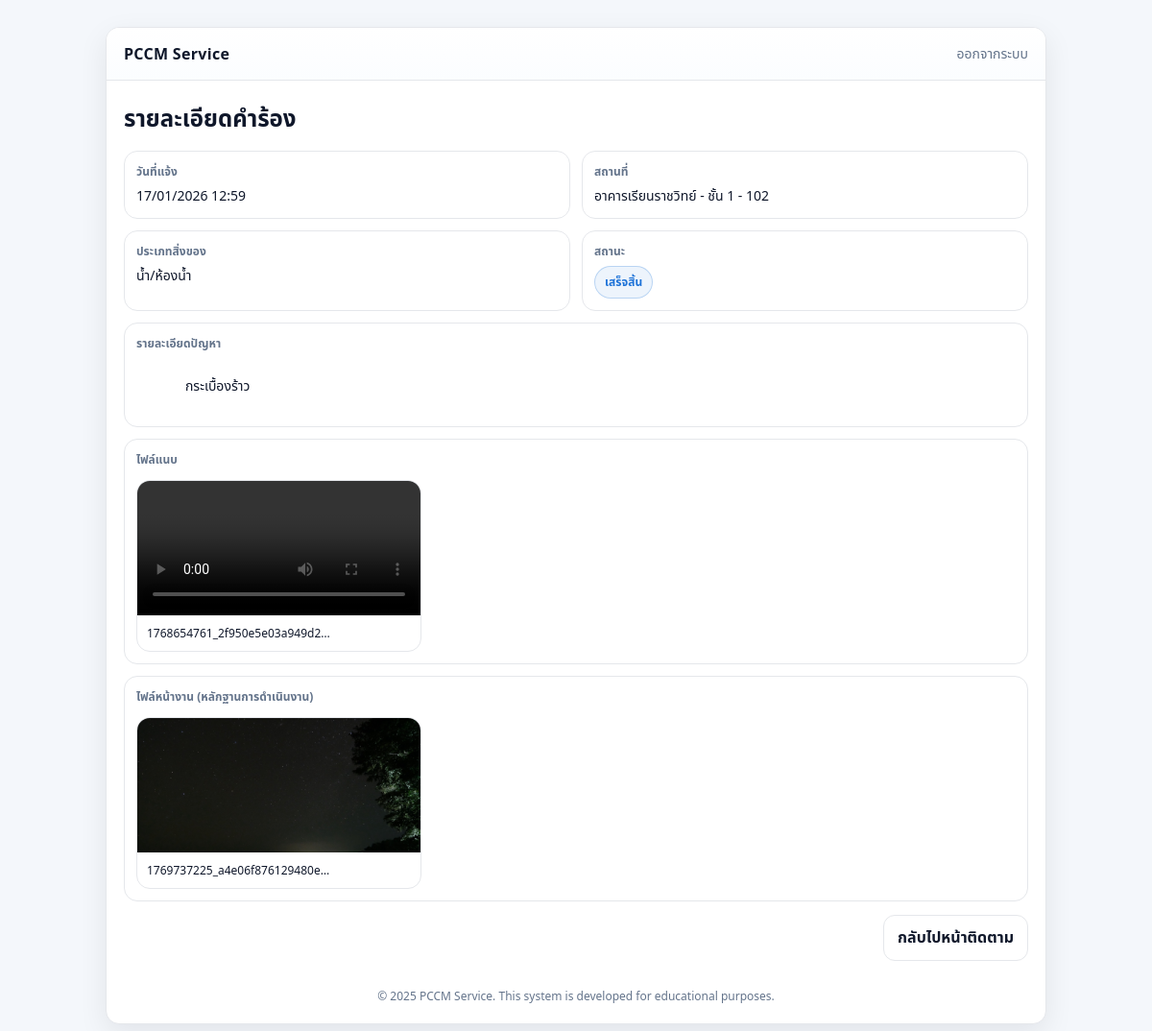
The page /user/complaint/6 (signed in) on the database as committed earlier.
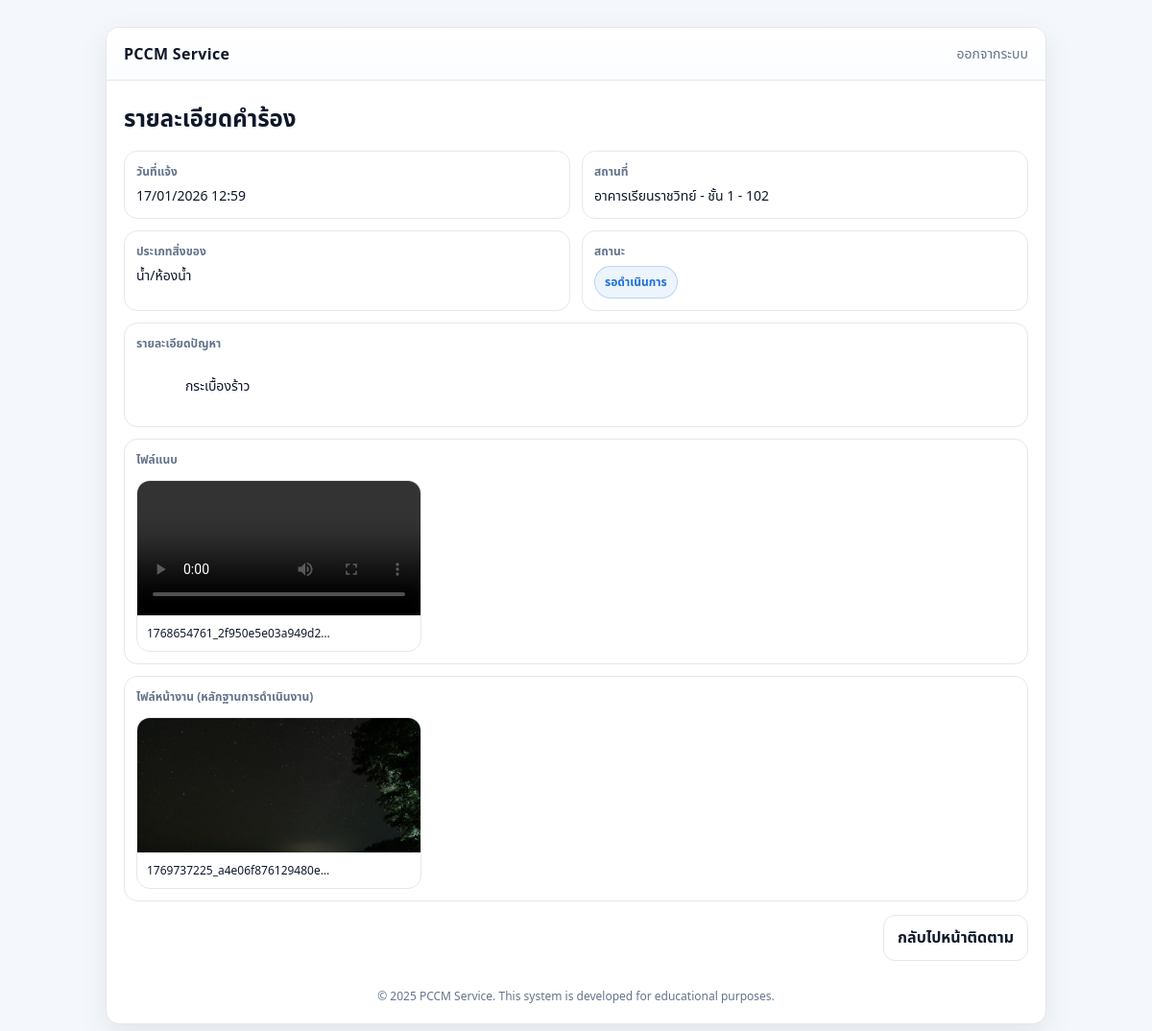
The same page on the database as committed later.
### tables this page shows
CREATE TABLE complaints (
    id INTEGER PRIMARY KEY AUTOINCREMENT,
    username TEXT,
    location TEXT,
    description TEXT,
    status TEXT,
    created_at REAL
, item_type TEXT, floor TEXT, room TEXT, attachments TEXT, building TEXT, work_attachments TEXT);

### code.py (the view)
@app.get("/user/complaint/{complaint_id}", response_class=HTMLResponse)
def user_complaint_detail(
    request: Request, complaint_id: int, authorization: str | None = Header(None)
):
    user = get_current_user(request, authorization)
    if user.get("role") != "student":
        return _redirect("/admin")
    conn = db()
    row = conn.execute(
        "SELECT * FROM complaints WHERE id = ? AND username = ?",
        (complaint_id, user["sub"]),
    ).fetchone()
    if not row:
        raise HTTPException(404, "Not found")
    c = dict(row)
    c["created_at_fmt"] = fmt_th_date(c.get("created_at"))
    try:
        c["attachments_list"] = json.loads(c.get("attachments") or "[]")
    except Exception:
        c["attachments_list"] = []
    try:
        c["work_attachments_list"] = json.loads(c.get("work_attachments") or "[]")
    except Exception:
        c["work_attachments_list"] = []
    resp = templates.TemplateResponse(
        "user_detail.html", {"request": request, "username": user["sub"], "c": c}
    )
    return _no_store(resp)

### templates/user_detail.html (shortened to what this page needs)
<!doctype html>
<html lang="th">
  <head>
    <link rel="stylesheet" href="/static/css/web.css" />
  </head>
  <body>
    <div class="app">
      <div class="card">
        <div class="topbar">
          <div class="brand">PCCM Service</div>
          <a class="link" href="/logout">ออกจากระบบ</a>
        </div>
        <div class="content">
          <h2 class="title">รายละเอียดคำร้อง</h2>
          <div class="detailGrid">
            <div class="detailBox">
              <div class="label">วันที่แจ้ง</div>
              <div class="value">{{ c.created_at_fmt }}</div>
            </div>
            <div class="detailBox">
              <div class="label">สถานที่</div>
              <div class="value">{{ c.location or "-" }}</div>
            </div>
            <div class="detailBox">
              <div class="label">ประเภทสิ่งของ</div>
              <div class="value">{{ c.item_type or "-" }}</div>
            </div>
            <div class="detailBox">
              <div class="label">สถานะ</div>
              <div class="badge">{{ c.status or "-" }}</div>
            </div>
          </div>
          <div class="detailBox" style="margin-top: 12px">
            <div class="label">รายละเอียดปัญหา</div>
            <div class="value" style="white-space: pre-wrap">
              {{ c.description or "-" }}
            </div>
          </div>
          <div class="detailBox" style="margin-top: 12px">
            <div class="label">ไฟล์แนบ</div>
            {% if c.attachments_list|length == 0 %}
            <div class="value">ไม่มีไฟล์แนบ</div>
            {% else %}
            <div class="previewGrid">
              {% for p in c.attachments_list %} {% if p.lower().endswith('.mp4')
              %}
              <div class="previewCard">
                <div class="previewMedia">
                  <video class="media" controls src="{{ p }}"></video>
                </div>
                <div class="previewMeta">
                  <div class="name">{{ p.split('/')[-1] }}</div>
                </div>
              </div>
              {% endif %} {% endfor %}
            </div>
            {% endif %}
          </div>
          <div class="detailBox" style="margin-top: 12px">
            <div class="label">ไฟล์หน้างาน (หลักฐานการดำเนินงาน)</div>
            {% if c.work_attachments_list|length == 0 %}
            <div class="value">ยังไม่มีไฟล์หน้างาน</div>
            {% else %}
            <div class="previewGrid">
              {% for p in c.work_attachments_list %} {% if
              p.lower().endswith('.mp4') %}
              <div class="previewCard">
                <div class="previewMedia">
                  <video class="media" controls src="{{ p }}"></video>
                </div>
                <div class="previewMeta">
                  <div class="name">{{ p.split('/')[-1] }}</div>
                </div>
              </div>
              {% else %}
              <div class="previewCard">
                <div class="previewMedia">
                  <img class="media" src="{{ p }}" alt="work-attachment" />
                </div>
                <div class="previewMeta">
                  <div class="name">{{ p.split('/')[-1] }}</div>
                </div>
              </div>
              {% endif %} {% endfor %}
            </div>
            {% endif %}
          </div>
          <div class="actions" style="margin-top: 14px">
            <a class="btn outline" href="/user/track">กลับไปหน้าติดตาม</a>
          </div>
          <div class="footer">
            © 2025 PCCM Service. This system is developed for educational
            purposes.
          </div>
        </div>
      </div>
    </div>
  </body>
</html>

Rows that differ between the two databases and show on the page:
changed complaints "อาคารเรียนราชวิทย์ - ชั้น 1 - 102": status "เสร็จสิ้น" → "รอดำเนินการ"
